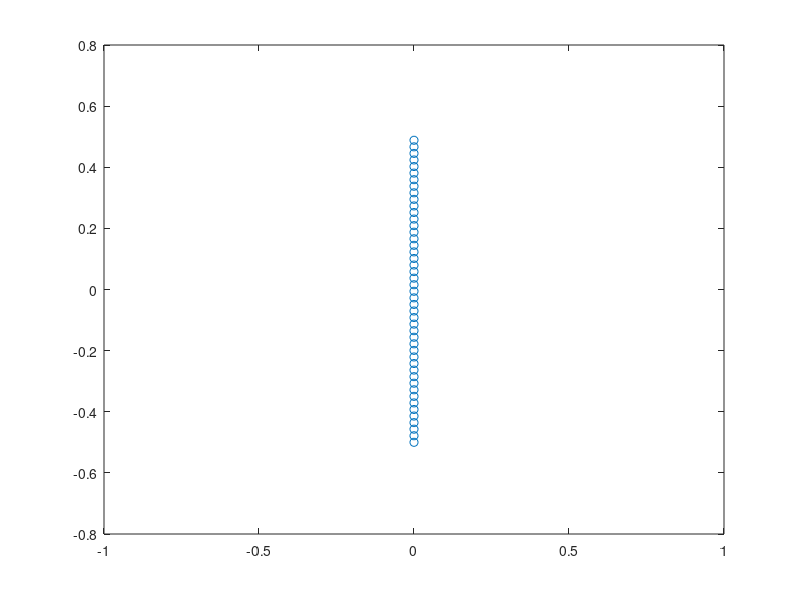

Here is the MATLAB script that generated this plot:
clear all;
clc;

N = 1024;
H = 22;
dy = H/N;
b = 1.0;
Ny = ceil(b/dy);
Xcom = 0.0;

X = zeros(Ny,1);
Y = zeros(Ny,1);

%%%%%%%%%%%%%%%%%%%%%%%%%%%%%%%%%%%%%%%%%%%%%%%%%%%%%%%%%%%%%%%%%%%%%%%%%%%

% Step 1: Write out the vertex information
vertex_fid = fopen('plate2d.vertex', 'w');

% first line is the number of vertices in the file
fprintf(vertex_fid, '%d\n', Ny);

% remaining lines are the initial coordinates of each vertex
for k = 1:Ny

    X(k) = Xcom;
    Y(k) = -0.5 + (k-1)*dy;
    fprintf(vertex_fid, '%1.16e %1.16e\n', X(k), Y(k));
end %for
  

fclose(vertex_fid);

plot(X,Y,'o');

